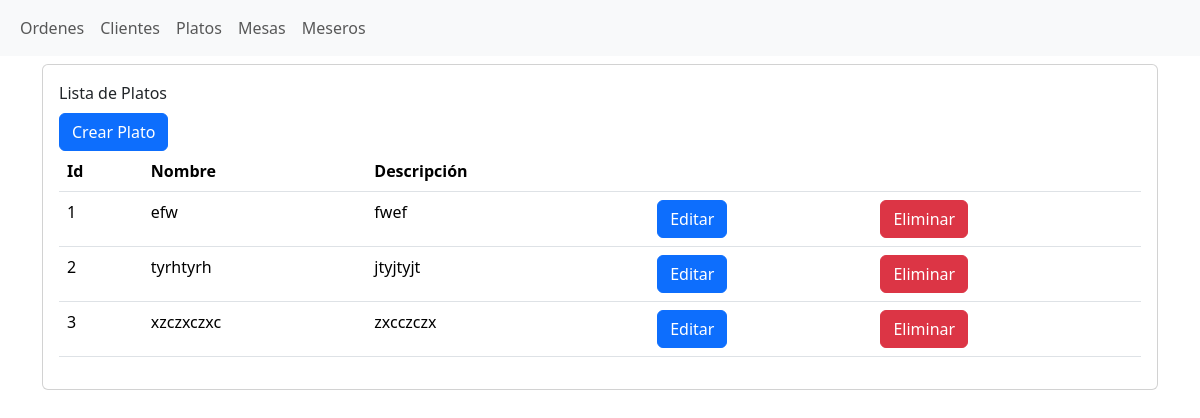
Screenshot of /Restaurante/plato with the database file from the repository.
### Restaurante/models/platos.py (models this page shows, shortened)
class Plato(models.Model):
    nombre = models.CharField(max_length=50)
    descripcion = models.TextField()

### Restaurante/views/plato_views.py (the view)
# urls.py: path("plato", views.plato_list, name="plato_list"),
def plato_list(request):
    platos = Plato.objects.all()
    return render(request, "restaurante/platos/list.html", {"platos": platos})

### templates/Restaurante/platos/list.html (shortened to what this page needs)
{% extends "Restaurante/base.html" %}
{% block content %}
    <div class="container">
        <div class="row">
            <div class="col">
                <div class="card mt-2">
                    <div class="card-body">
                        <div class="card-title">Lista de Platos</div>
                        <a class="btn btn-primary" href="{% url 'plato_create' %}">Crear Plato</a>
                        <table class="table">
                            <thead>
                            <tr>
                                <th>Id</th>
                                <th>Nombre</th>
                                <th>Descripción</th>
                                <th></th>
                                <th></th>
                            </tr>
                            </thead>
                            <tbody>
                            {% for plato in platos %}
                                <tr>
                                    <td> {{ plato.id }}</td>
                                    <td> {{ plato.nombre }}</td>
                                    <td> {{ plato.descripcion }}</td>
                                    <td>
                                        <a class="btn btn-primary"
                                           href="{% url "plato_edit" plato.id %}">Editar</a>
                                    </td>
                                    <td>
                                        <form action="{% url "plato_delete" plato.id %}" method="post">
                                            <input class="btn btn-danger" type="submit" value="Eliminar">
                                        </form>
                                    </td>
                                </tr>
                            {% endfor %}
                            </tbody>
                        </table>
                    </div>
                </div>
            </div>
        </div>
    </div>
{% endblock %}

### rows the page displays
Plato: id "1", nombre "efw", descripcion "fwef"
Plato: id "2", nombre "tyrhtyrh", descripcion "jtyjtyjt"
Plato: id "3", nombre "xzczxczxc", descripcion "zxcczczx"
